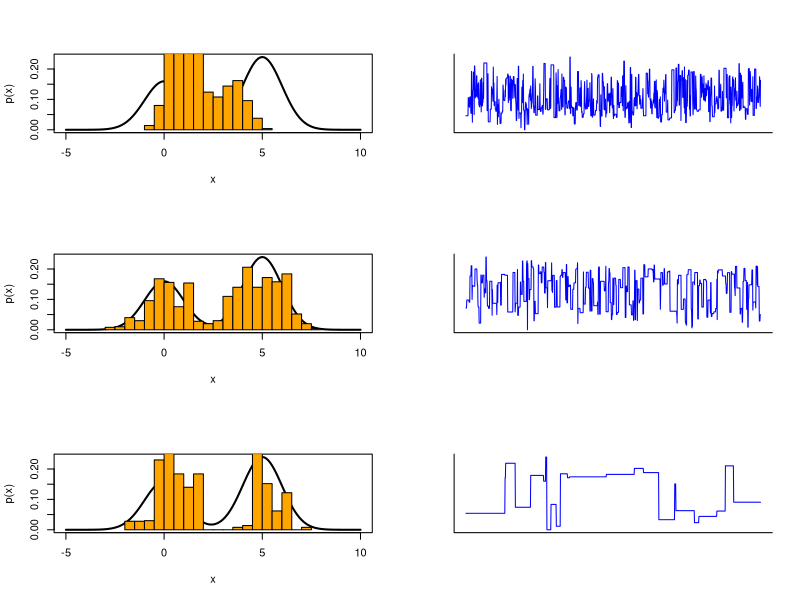

Generate this figure with R:
# Description: 
#   This script shows Metropolis Hasting samlinging MCMC for 1-d Gaussian Mixture Model.
# 
# License: GNU v3
#
# Date: October 19, 2016
#
# Authors:
#    Rcode was written by Jiali Lin.
#    Depts. of Statistics, Virginia Tech,
#    Hutcheson Hall, 403K, Blacksburg, VA 24061 

rm(list = ls())
par(mfrow = c(3, 2))

# Target and proposal distribution 
p <- function(x) 0.4*dnorm(x,0,1) + .6*dnorm(x,5,1)

# Gaussian proposal variances 
var <- c(1, 10, 100)

# initial
N <- 1000           
xs <- rep(0, N)       
xs[1] <- 0.3               

# main algorithm
for (j in 1:3){

  for (i in 1:N){
    
    # proposal distribution
    xs_ast <- rnorm(1, 2, var[j])   
    alpha <- p(xs_ast) / p(xs[i])  
    
    # Accept the sample with prob = min(alpha,1)
    if (runif(1) < min(alpha, 1)){
      xs[i+1] <- xs_ast
    } else {
      xs[i+1] <- xs[i]
    }
    
  }  
  
  # Density plot, sample histogram, traceplot
  x <- seq(-5, 10, .1)
  plot(x, p(x), type="l", lwd=2)
  hist(xs, breaks = 20, probability = TRUE, col = "orange", add = TRUE)
  plot(xs, type = "l", xlab ="", ylab = "", xaxt = "n", yaxt = "n", bty = "l", col = "blue")
}



